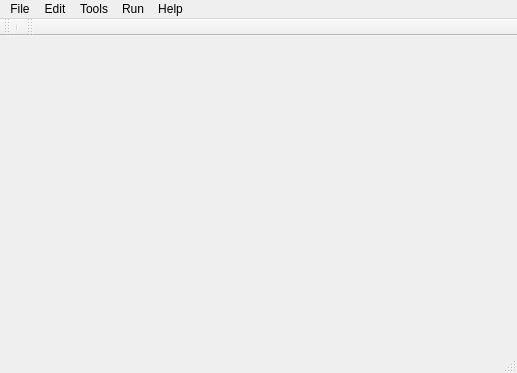
<?xml version="1.0" encoding="UTF-8"?>
<ui version="4.0">
 <class>LuaEditorWindow</class>
 <widget class="QMainWindow" name="LuaEditorWindow">
  <property name="geometry">
   <rect>
    <x>0</x>
    <y>0</y>
    <width>517</width>
    <height>373</height>
   </rect>
  </property>
  <property name="windowTitle">
   <string>MainWindow</string>
  </property>
  <widget class="QWidget" name="centralwidget"/>
  <widget class="QMenuBar" name="menubar">
   <property name="geometry">
    <rect>
     <x>0</x>
     <y>0</y>
     <width>517</width>
     <height>21</height>
    </rect>
   </property>
   <widget class="QMenu" name="menuFile">
    <property name="title">
     <string>File</string>
    </property>
    <addaction name="actionNew"/>
    <addaction name="actionOpen"/>
    <addaction name="separator"/>
    <addaction name="actionClose"/>
    <addaction name="separator"/>
    <addaction name="actionSave"/>
    <addaction name="actionSave_As"/>
    <addaction name="separator"/>
    <addaction name="actionExit"/>
   </widget>
   <widget class="QMenu" name="menuEdit">
    <property name="title">
     <string>Edit</string>
    </property>
   </widget>
   <widget class="QMenu" name="menuHelp">
    <property name="title">
     <string>Help</string>
    </property>
    <addaction name="actionAbout"/>
   </widget>
   <widget class="QMenu" name="menuRun">
    <property name="title">
     <string>Run</string>
    </property>
    <addaction name="actionToggle_Breakpoint"/>
    <addaction name="actionRemove_all_breakpoints"/>
    <addaction name="separator"/>
    <addaction name="actionRestart_At_Line"/>
    <addaction name="actionResume"/>
    <addaction name="actionSuspend"/>
    <addaction name="actionTerminate"/>
    <addaction name="actionStep"/>
    <addaction name="actionRun_to_line"/>
    <addaction name="separator"/>
    <addaction name="actionRun"/>
    <addaction name="actionDebug"/>
   </widget>
   <widget class="QMenu" name="menuTools">
    <property name="title">
     <string>Tools</string>
    </property>
    <addaction name="actionTouch_up"/>
   </widget>
   <addaction name="menuFile"/>
   <addaction name="menuEdit"/>
   <addaction name="menuTools"/>
   <addaction name="menuRun"/>
   <addaction name="menuHelp"/>
  </widget>
  <widget class="QToolBar" name="_fileToolBar">
   <property name="windowTitle">
    <string>toolBar</string>
   </property>
   <attribute name="toolBarArea">
    <enum>TopToolBarArea</enum>
   </attribute>
   <attribute name="toolBarBreak">
    <bool>false</bool>
   </attribute>
   <addaction name="separator"/>
  </widget>
  <widget class="QToolBar" name="toolBar">
   <property name="windowTitle">
    <string>toolBar</string>
   </property>
   <attribute name="toolBarArea">
    <enum>TopToolBarArea</enum>
   </attribute>
   <attribute name="toolBarBreak">
    <bool>false</bool>
   </attribute>
  </widget>
  <widget class="QStatusBar" name="statusbar"/>
  <action name="actionNew">
   <property name="text">
    <string>New</string>
   </property>
   <property name="shortcut">
    <string>Ctrl+Shift+N</string>
   </property>
  </action>
  <action name="actionOpen">
   <property name="text">
    <string>Open</string>
   </property>
  </action>
  <action name="actionExit">
   <property name="text">
    <string>Exit</string>
   </property>
  </action>
  <action name="actionAbout">
   <property name="text">
    <string>About</string>
   </property>
  </action>
  <action name="actionToggle_Breakpoint">
   <property name="text">
    <string extracomment="Ctrl+Shift+B">Toggle Breakpoint</string>
   </property>
   <property name="shortcut">
    <string>Ctrl+Shift+B</string>
   </property>
  </action>
  <action name="actionRemove_all_breakpoints">
   <property name="text">
    <string>Remove all breakpoints</string>
   </property>
  </action>
  <action name="actionRestart">
   <property name="text">
    <string>Restart</string>
   </property>
  </action>
  <action name="actionRestart_At_Line">
   <property name="text">
    <string>Restart At Line</string>
   </property>
  </action>
  <action name="actionResume">
   <property name="text">
    <string>Resume</string>
   </property>
  </action>
  <action name="actionSuspend">
   <property name="text">
    <string>Suspend</string>
   </property>
  </action>
  <action name="actionTerminate">
   <property name="text">
    <string>Terminate</string>
   </property>
  </action>
  <action name="actionStep">
   <property name="text">
    <string>Step</string>
   </property>
   <property name="shortcut">
    <string>Ctrl+Return</string>
   </property>
  </action>
  <action name="actionRun_to_line">
   <property name="text">
    <string>Run to line</string>
   </property>
  </action>
  <action name="actionRun">
   <property name="text">
    <string>Run</string>
   </property>
   <property name="shortcut">
    <string comment="Ctrl+F11" extracomment="Ctrl+F11">Ctrl+F11</string>
   </property>
  </action>
  <action name="actionDebug">
   <property name="text">
    <string>Debug</string>
   </property>
   <property name="shortcut">
    <string>F11</string>
   </property>
  </action>
  <action name="actionTouch_up">
   <property name="text">
    <string>Touch-up state</string>
   </property>
   <property name="shortcut">
    <string>Ctrl+T</string>
   </property>
  </action>
  <action name="actionClose">
   <property name="text">
    <string>Close</string>
   </property>
   <property name="shortcut">
    <string>Ctrl+W</string>
   </property>
  </action>
  <action name="actionSave">
   <property name="text">
    <string>Save</string>
   </property>
   <property name="shortcut">
    <string>Ctrl+S</string>
   </property>
  </action>
  <action name="actionSave_As">
   <property name="text">
    <string>Save As...</string>
   </property>
  </action>
 </widget>
 <resources/>
 <connections/>
</ui>
